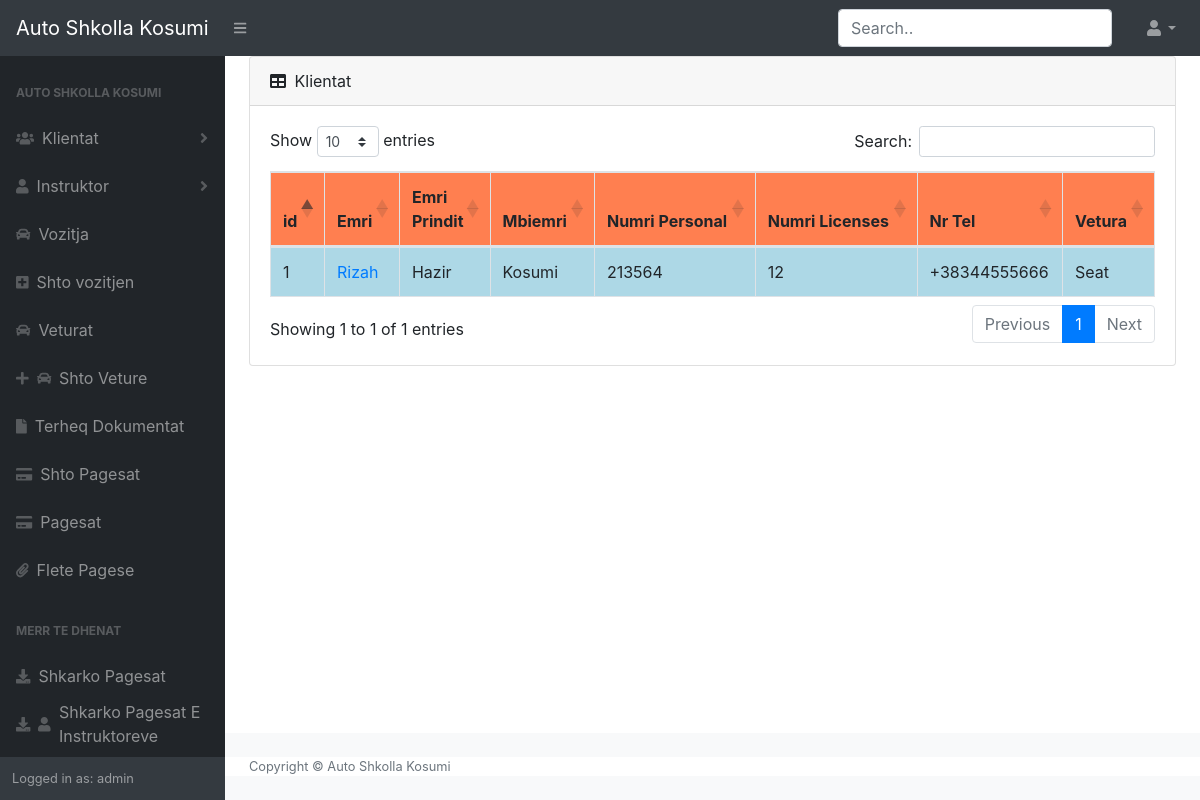
Page /Instruktoret/ (signed in) on the earlier database version.
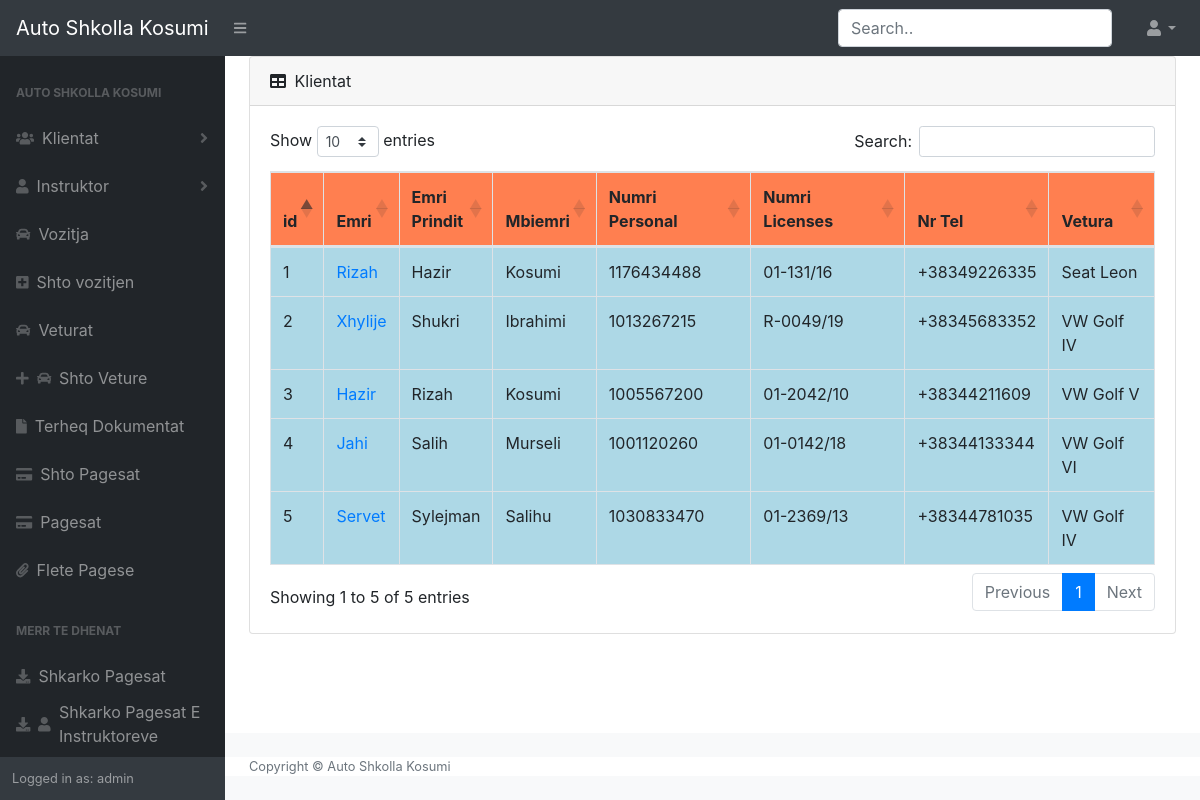
Same page on the later database version.
### Kosumi/models.py (models this page shows, shortened)
class Instruktori(models.Model):
    Emri = models.CharField(max_length=50)
    Emri_Prindit = models.CharField(max_length=50,default="")
    Mbiemri = models.CharField(max_length=50)
    nrLicenses = models.CharField(max_length=50,null=True)
    dataLindjes = models.DateField(null=True)
    NrPersonal = models.IntegerField(null=True)
    komuna = models.CharField(max_length=50,null=True)
    Nr_tel = PhoneNumberField()
    vetura = models.ForeignKey(Veturat,on_delete=models.CASCADE,null=True,blank=True)

class Veturat(models.Model):
    KategoriaMjetit = models.CharField(max_length=10)
    Modeli = models.CharField(max_length=50)
    NriAtestit = models.CharField(max_length=50)
    NrVRC = models.IntegerField()
    targat = models.CharField(max_length=50)
    dataRegjistrimit = models.DateField()
    dataKalimitTeRegjistrimit = models.DateField()
    fotoja = models.ImageField(null=True)
    def __str__(self):
        return  self.Modeli

### Kosumi/views.py (the view)
# urls.py: path('Instruktoret/', homeViews.inst, name="ins"),
@login_required
def inst(request):
    ins = Instruktori.objects.all().order_by("id")
    return render(request, "home/inst.html", {"ins": ins})

### Kosumi/templates/home/inst.html (shortened to what this page needs)
{%extends "home/Base.html"%}
{% load static %}
{% block content %}
<head>
    <link rel="stylesheet" type="text/css" href="">
</head>
<body class="sb-nav-fixed">
    <div class="card mb-4">
        <div class="card-header">
            <i class="fas fa-table mr-1"></i>
            Klientat
        </div>
        <div class="card-body">
            <div class="table-responsive">
                <table class="table table-bordered" id="dataTable" width="100%" cellspacing="0">
                    <thead>
                        <tr>
                            <th>id</th>
                            <th>Emri</th>
                            <th>Emri Prindit</th>
                            <th>Mbiemri</th>
                            <th>Numri Personal</th>
                            <th>Numri Licenses</th>
                            <th>Nr Tel</th>
                            <th>Vetura</th>
                        </tr>
                    </thead>
                    <tbody>
                        {% for j in ins %}
                        <tr class="item" style="font-size: 12px;">
                            <td>{{j.id}}</td>
                            <td><a href="{% url 'pagesatEins' j.pk%}">{{j.Emri}}</a></td>
                            <td style="width: 10%;">{{j.Emri_Prindit}}</td>
                            <td>{{j.Mbiemri}}</td>
                            <td>{{j.NrPersonal}}</td>
                            <td>{{j.nrLicenses}}</td>
                            <td>{{j.Nr_tel}}</td>
                            <td>{{j.vetura}}</td>
                        </tr>
                        {% endfor %}
                    </tbody>
                </table>
            </div>
        </div>
    </div>
</body>
{% endblock content %}

Differences in the rows shown:
changed Instruktori id 1: NrPersonal "213564" → "1176434488"; nrLicenses "12" → "01-131/16"; Nr_tel "+38344555666" → "+38349226335"; vetura "Seat" → "Seat Leon"
added Instruktori: id "2", Emri "Xhylije", Emri_Prindit "Shukri", Mbiemri "Ibrahimi", NrPersonal "1013267215", nrLicenses "R-0049/19", Nr_tel "+38345683352", vetura "VW Golf IV"
added Instruktori: id "3", Emri "Hazir", Emri_Prindit "Rizah", Mbiemri "Kosumi", NrPersonal "1005567200", nrLicenses "01-2042/10", Nr_tel "+38344211609", vetura "VW Golf V"
added Instruktori: id "4", Emri "Jahi", Emri_Prindit "Salih", Mbiemri "Murseli", NrPersonal "1001120260", nrLicenses "01-0142/18", Nr_tel "+38344133344", vetura "VW Golf VI"
added Instruktori: id "5", Emri "Servet", Emri_Prindit "Sylejman", Mbiemri "Salihu", NrPersonal "1030833470", nrLicenses "01-2369/13", Nr_tel "+38344781035", vetura "VW Golf IV"
Other differences:
text written by a page script: "Show entries Search: Showing 1 to 1 of 1 entries Previous 1 Next" → "Show entries Search: Showing 1 to 5 of 5 entries Previous 1 Next"
